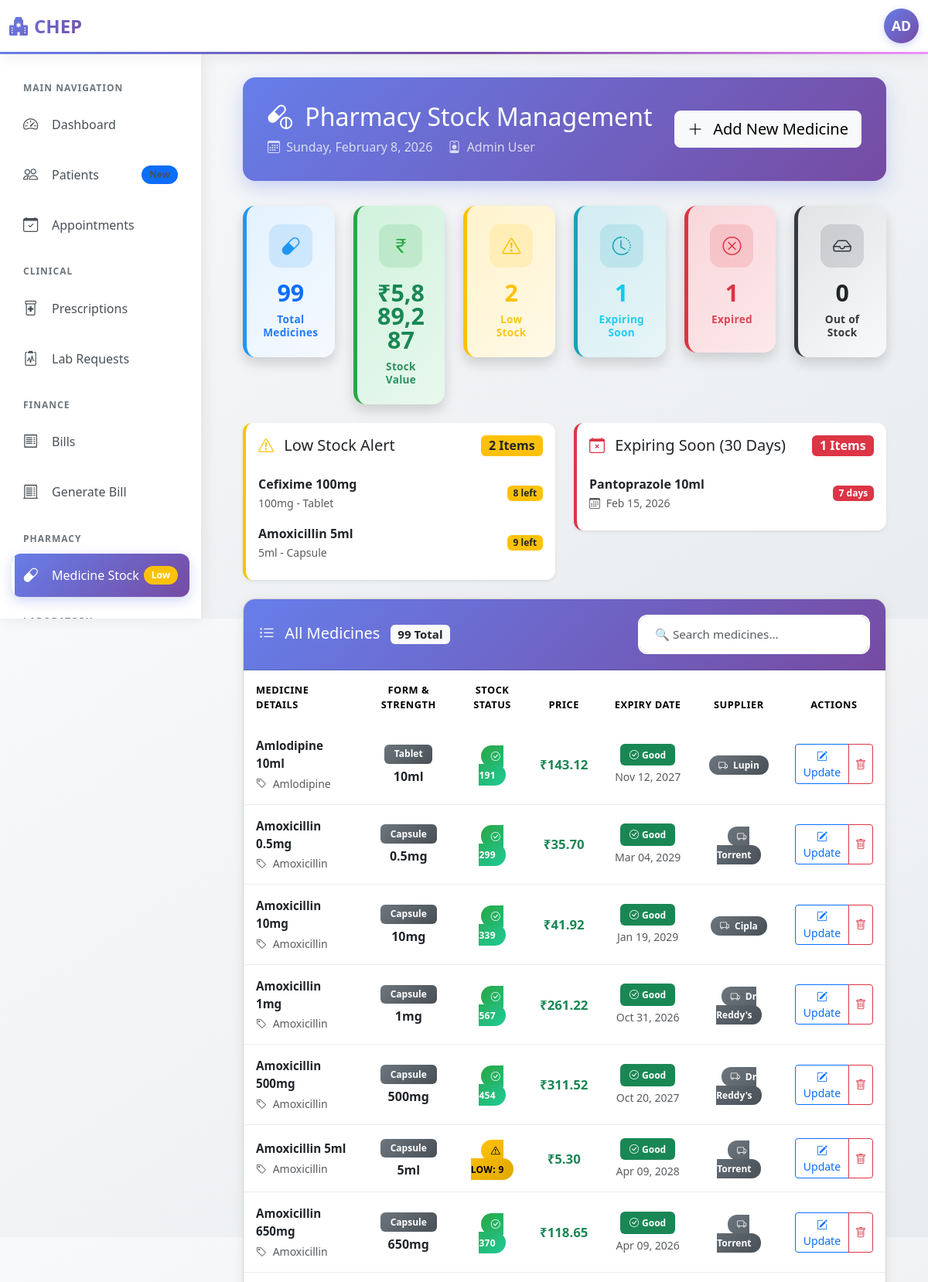
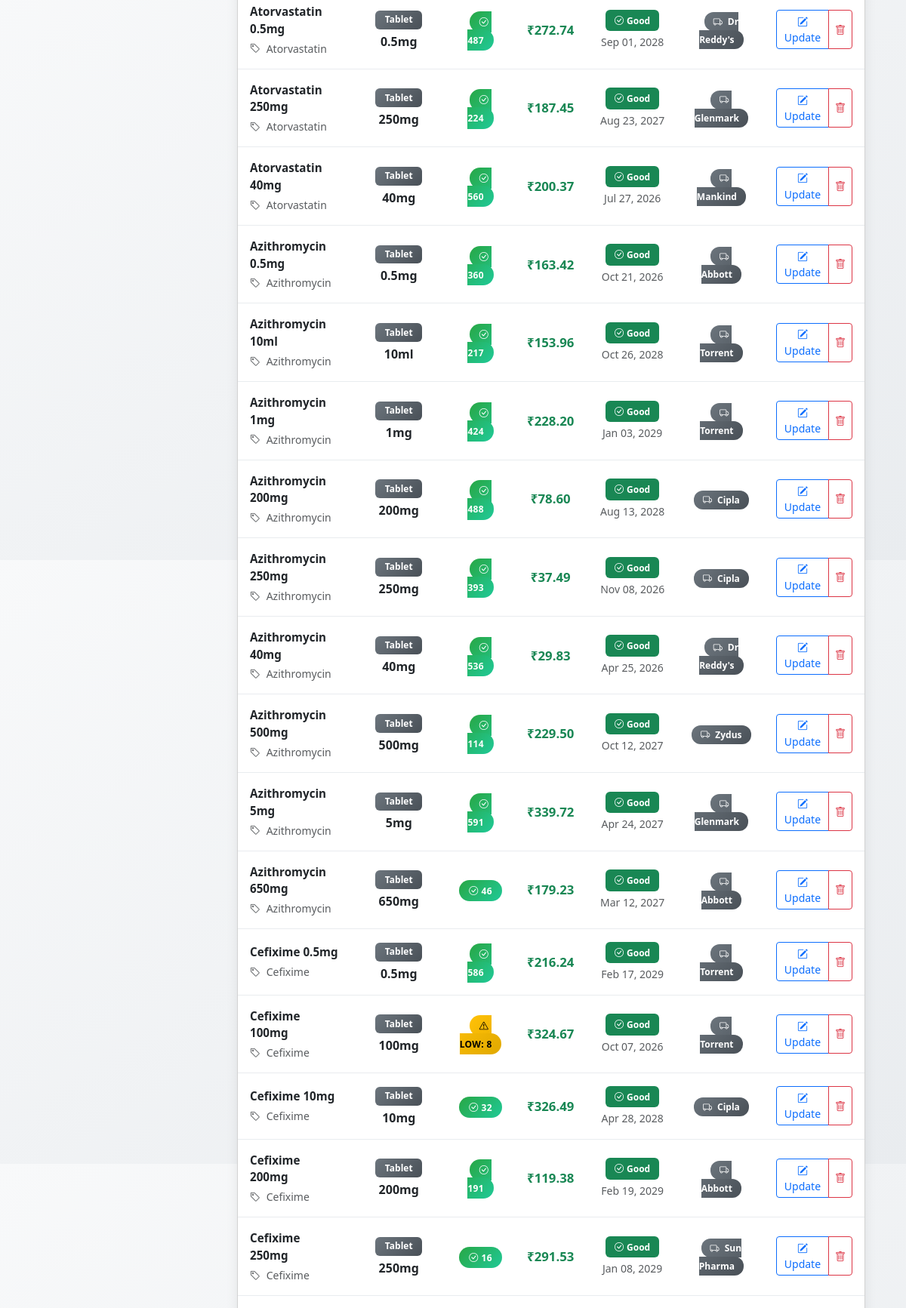
/pharmacy/stock.php (signed in, upper part), run on the app's committed database (2 pictures, top to bottom).
### tables this page shows
CREATE TABLE medicines (
    id INT UNSIGNED PRIMARY KEY AUTO_INCREMENT,
    name VARCHAR(255) NOT NULL,
    generic_name VARCHAR(255),
    dosage_form ENUM('tablet', 'capsule', 'syrup', 'injection', 'ointment') DEFAULT 'tablet',
    strength VARCHAR(50),
    price DECIMAL(10,2) NOT NULL,
    stock_quantity INT NOT NULL DEFAULT 0,
    expiry_date DATE,
    supplier VARCHAR(200),
    created_at TIMESTAMP DEFAULT CURRENT_TIMESTAMP
);

### pharmacy/stock.php (the view, shortened to what the rows shown need)
<?php
require_once '../config.php';
require_once '../includes/header.php';
$low_stock = $conn->query("SELECT * FROM medicines WHERE stock_quantity <= 10 AND stock_quantity > 0 ORDER BY stock_quantity ASC");
$expiring = $conn->query("SELECT * FROM medicines WHERE expiry_date <= DATE_ADD(NOW(), INTERVAL 30 DAY) AND expiry_date >= CURDATE() ORDER BY expiry_date ASC");
$all_medicines = $conn->query("SELECT * FROM medicines ORDER BY name ASC");
?>
<div class="container-fluid px-4">
    <div class="page-header">
        <div class="d-flex justify-content-between align-items-center flex-wrap">
            <div>
                <h2 class="mb-2">
                    <i class="bi bi-capsule-pill me-2"></i> Pharmacy Stock Management
                </h2>
            </div>
        </div>
    </div>
    <div class="row g-4 mb-4">
        <div class="col-lg-6">
            <div class="card alert-card border-warning shadow-sm" style="border-left-color: #ffc107;">
                <div class="card-body">
                    <?php if ($low_stock->num_rows > 0): ?>
                        <div class="list-group list-group-flush">
                            <?php
                            while($med = $low_stock->fetch_assoc()):
                            ?>
                                <div class="list-group-item px-0 py-2 border-0">
                                    <div class="d-flex justify-content-between align-items-center">
                                        <div>
                                            <div class="fw-bold text-dark">
                                                <?php echo htmlspecialchars($med['name']); ?>
                                            </div>
                                            <small class="text-muted">
                                                <?php echo htmlspecialchars($med['strength']); ?> -
                                                <?php echo ucfirst($med['dosage_form']); ?>
                                            </small>
                                        </div>
                                        <span class="badge bg-warning text-dark">
                                            <?php echo $med['stock_quantity']; ?> left
                                        </span>
                                    </div>
                                </div>
                            <?php endwhile; ?>
                        </div>
                    <?php endif; ?>
                </div>
            </div>
        </div>
        <div class="col-lg-6">
            <div class="card alert-card border-danger shadow-sm" style="border-left-color: #dc3545;">
                <div class="card-body">
                    <?php if ($expiring->num_rows > 0): ?>
                        <div class="list-group list-group-flush">
                            <?php
                            while($med = $expiring->fetch_assoc()):
                                $days_left = (strtotime($med['expiry_date']) - time()) / (60*60*24);
                            ?>
                                <div class="list-group-item px-0 py-2 border-0">
                                    <div class="d-flex justify-content-between align-items-center">
                                        <div>
                                            <div class="fw-bold text-dark">
                                                <?php echo htmlspecialchars($med['name']); ?>
                                            </div>
                                            <small class="text-muted">
                                                <i class="bi bi-calendar3 me-1"></i>
                                                <?php echo date('M d, Y', strtotime($med['expiry_date'])); ?>
                                            </small>
                                        </div>
                                        <span class="badge bg-danger">
                                            <?php echo ceil($days_left); ?> days
                                        </span>
                                    </div>
                                </div>
                            <?php endwhile; ?>
                        </div>
                    <?php endif; ?>
                </div>
            </div>
        </div>
    </div>
    <div class="card modern-table mb-4">
        <div class="card-body p-0">
            <div class="table-responsive">
                <table class="table table-hover mb-0" id="medicinesTable">
                    <thead style="background: linear-gradient(135deg, #667eea 0%, #764ba2 100%); color: white;">
                        <tr>
                            <th style="border: none; padding: 1rem;">Medicine Details</th>
                            <th style="border: none; text-align: center;">Form & Strength</th>
                            <th style="border: none; text-align: center;">Stock Status</th>
                            <th style="border: none; text-align: center;">Price</th>
                            <th style="border: none; text-align: center;">Expiry Date</th>
                            <th style="border: none; text-align: center;">Supplier</th>
                            <th style="border: none; text-align: center;">Actions</th>
                        </tr>
                    </thead>
                    <tbody>
                        <?php if ($all_medicines->num_rows > 0): ?>
                            <?php $all_medicines->data_seek(0); while($med = $all_medicines->fetch_assoc()):
                                $stock_qty = $med['stock_quantity'];
                                $stock_class = $stock_qty == 0 ? 'critical' : ($stock_qty <= 10 ? 'low' : 'good');
                                $days_to_expiry = $med['expiry_date'] ? (strtotime($med['expiry_date']) - time()) / (60*60*24) : null;
                            ?>
                            <tr>
                                <td>
                                    <div>
                                        <div class="fw-bold text-dark" style="font-size: 0.95rem;">
                                            <?php echo htmlspecialchars($med['name']); ?>
                                        </div>
                                        <?php if ($med['generic_name']): ?>
                                            <small class="text-muted d-block mt-1">
                                                <i class="bi bi-tag me-1"></i>
                                                <?php echo htmlspecialchars($med['generic_name']); ?>
                                            </small>
                                        <?php endif; ?>
                                    </div>
                                </td>
                                <td class="text-center">
                                    <span class="badge" style="background: linear-gradient(135deg, #6c757d, #495057); color: white; padding: 0.4rem 0.8rem;">
                                        <?php echo ucfirst($med['dosage_form']); ?>
                                    </span>
                                    <div class="mt-1 fw-bold text-dark">
                                        <?php echo htmlspecialchars($med['strength']); ?>
                                    </div>
                                </td>
                                <td class="text-center">
                                    <span class="stock-badge stock-<?php echo $stock_class; ?>">
                                        <?php if ($stock_qty == 0): ?>
                                            <i class="bi bi-x-circle me-1"></i>OUT
                                        <?php elseif ($stock_qty <= 10): ?>
                                            <i class="bi bi-exclamation-triangle me-1"></i>LOW: <?php echo $stock_qty; ?>
                                        <?php else: ?>
                                            <i class="bi bi-check-circle me-1"></i><?php echo $stock_qty; ?>
                                        <?php endif; ?>
                                    </span>
                                </td>
                                <td class="text-center">
                                    <div class="fw-bold text-success" style="font-size: 1.05rem;">
                                        ₹<?php echo number_format($med['price'], 2); ?>
                                    </div>
                                </td>
                                <td class="text-center">
                                    <?php if ($med['expiry_date']): ?>
                                        <?php if ($days_to_expiry !== null && $days_to_expiry < 0): ?>
                                            <span class="badge bg-danger" style="padding: 0.5rem 0.75rem;">
                                                <i class="bi bi-x-circle me-1"></i>EXPIRED
                                            </span>
                                            <div class="text-muted small mt-1">
                                                <?php echo date('M d, Y', strtotime($med['expiry_date'])); ?>
                                            </div>
                                        <?php elseif ($days_to_expiry <= 30): ?>
                                            <span class="badge bg-warning text-dark" style="padding: 0.5rem 0.75rem;">
                                                <i class="bi bi-clock me-1"></i><?php echo ceil($days_to_expiry); ?> days
                                            </span>
                                            <div class="text-muted small mt-1">
                                                <?php echo date('M d, Y', strtotime($med['expiry_date'])); ?>
                                            </div>
                                        <?php else: ?>
                                            <span class="badge bg-success" style="padding: 0.5rem 0.75rem;">
                                                <i class="bi bi-check-circle me-1"></i>Good
                                            </span>
                                            <div class="text-muted small mt-1">
                                                <?php echo date('M d, Y', strtotime($med['expiry_date'])); ?>
                                            </div>
                                        <?php endif; ?>
                                    <?php else: ?>
                                        <span class="text-muted">-</span>
                                    <?php endif; ?>
                                </td>
                                <td class="text-center">
                                    <?php if ($med['supplier']): ?>
                                        <span class="supplier-badge">
                                            <i class="bi bi-truck me-1"></i>
                                            <?php echo htmlspecialchars($med['supplier']); ?>
                                        </span>
                                    <?php else: ?>
                                        <span class="text-muted">-</span>
                                    <?php endif; ?>
                                </td>
                                <td class="text-center">
                                    <div class="btn-group" role="group">
                                        <button type="button" class="btn btn-sm btn-outline-primary"
                                                data-bs-toggle="modal"
                                                data-bs-target="#updateStockModal<?php echo $med['id']; ?>">
                                            <i class="bi bi-pencil-square"></i> Update
                                        </button>
                                        <button type="button" class="btn btn-sm btn-outline-danger"
                                                onclick="confirmDelete(<?php echo $med['id']; ?>, '<?php echo htmlspecialchars($med['name']); ?>')">
                                            <i class="bi bi-trash"></i>
                                        </button>
                                    </div>
                                </td>
                            </tr>
                            <?php endwhile; ?>
                        <?php endif; ?>
                    </tbody>
                </table>
            </div>
        </div>
    </div>
</div>
<?php require_once '../includes/footer.php'; ?>

### data on the page
medicines: name "Cefixime 100mg", strength "100mg", dosage_form "Tablet", stock_quantity "8", generic_name "Cefixime", price "324.67", expiry_date "Oct 07, 2026", supplier "Torrent"
medicines: name "Amoxicillin 5ml", strength "5ml", dosage_form "Capsule", stock_quantity "9", generic_name "Amoxicillin", price "5.30", expiry_date "Apr 09, 2028", supplier "Torrent"
medicines: name "Pantoprazole 10ml", expiry_date "Feb 15, 2026"
medicines: name "Amlodipine 10ml", generic_name "Amlodipine", dosage_form "Tablet", strength "10ml", stock_quantity "191", price "143.12", expiry_date "Nov 12, 2027", supplier "Lupin"
medicines: name "Amoxicillin 0.5mg", generic_name "Amoxicillin", dosage_form "Capsule", strength "0.5mg", stock_quantity "299", price "35.70", expiry_date "Mar 04, 2029", supplier "Torrent"
medicines: name "Amoxicillin 10mg", generic_name "Amoxicillin", dosage_form "Capsule", strength "10mg", stock_quantity "339", price "41.92", expiry_date "Jan 19, 2029", supplier "Cipla"
medicines: name "Amoxicillin 1mg", generic_name "Amoxicillin", dosage_form "Capsule", strength "1mg", stock_quantity "567", price "261.22", expiry_date "Oct 31, 2026", supplier "Dr Reddy's"
medicines: name "Amoxicillin 500mg", generic_name "Amoxicillin", dosage_form "Capsule", strength "500mg", stock_quantity "454", price "311.52", expiry_date "Oct 20, 2027", supplier "Dr Reddy's"
medicines: name "Amoxicillin 650mg", generic_name "Amoxicillin", dosage_form "Capsule", strength "650mg", stock_quantity "370", price "118.65", expiry_date "Apr 09, 2026", supplier "Torrent"
medicines: name "Atorvastatin 0.5mg", generic_name "Atorvastatin", dosage_form "Tablet", strength "0.5mg", stock_quantity "487", price "272.74", expiry_date "Sep 01, 2028", supplier "Dr Reddy's"
medicines: name "Atorvastatin 250mg", generic_name "Atorvastatin", dosage_form "Tablet", strength "250mg", stock_quantity "224", price "187.45", expiry_date "Aug 23, 2027", supplier "Glenmark"
medicines: name "Atorvastatin 40mg", generic_name "Atorvastatin", dosage_form "Tablet", strength "40mg", stock_quantity "560", price "200.37", expiry_date "Jul 27, 2026", supplier "Mankind"
medicines: name "Azithromycin 0.5mg", generic_name "Azithromycin", dosage_form "Tablet", strength "0.5mg", stock_quantity "360", price "163.42", expiry_date "Oct 21, 2026", supplier "Abbott"
medicines: name "Azithromycin 10ml", generic_name "Azithromycin", dosage_form "Tablet", strength "10ml", stock_quantity "217", price "153.96", expiry_date "Oct 26, 2028", supplier "Torrent"
medicines: name "Azithromycin 1mg", generic_name "Azithromycin", dosage_form "Tablet", strength "1mg", stock_quantity "424", price "228.20", expiry_date "Jan 03, 2029", supplier "Torrent"
medicines: name "Azithromycin 200mg", generic_name "Azithromycin", dosage_form "Tablet", strength "200mg", stock_quantity "488", price "78.60", expiry_date "Aug 13, 2028", supplier "Cipla"
medicines: name "Azithromycin 250mg", generic_name "Azithromycin", dosage_form "Tablet", strength "250mg", stock_quantity "393", price "37.49", expiry_date "Nov 08, 2026", supplier "Cipla"
medicines: name "Azithromycin 40mg", generic_name "Azithromycin", dosage_form "Tablet", strength "40mg", stock_quantity "536", price "29.83", expiry_date "Apr 25, 2026", supplier "Dr Reddy's"
medicines: name "Azithromycin 500mg", generic_name "Azithromycin", dosage_form "Tablet", strength "500mg", stock_quantity "114", price "229.50", expiry_date "Oct 12, 2027", supplier "Zydus"
medicines: name "Azithromycin 5mg", generic_name "Azithromycin", dosage_form "Tablet", strength "5mg", stock_quantity "591", price "339.72", expiry_date "Apr 24, 2027", supplier "Glenmark"
medicines: name "Azithromycin 650mg", generic_name "Azithromycin", dosage_form "Tablet", strength "650mg", stock_quantity "46", price "179.23", expiry_date "Mar 12, 2027", supplier "Abbott"
medicines: name "Cefixime 0.5mg", generic_name "Cefixime", dosage_form "Tablet", strength "0.5mg", stock_quantity "586", price "216.24", expiry_date "Feb 17, 2029", supplier "Torrent"
medicines: name "Cefixime 10mg", generic_name "Cefixime", dosage_form "Tablet", strength "10mg", stock_quantity "32", price "326.49", expiry_date "Apr 28, 2028", supplier "Cipla"
medicines: name "Cefixime 200mg", generic_name "Cefixime", dosage_form "Tablet", strength "200mg", stock_quantity "191", price "119.38", expiry_date "Feb 19, 2029", supplier "Abbott"
medicines: name "Cefixime 250mg", generic_name "Cefixime", dosage_form "Tablet", strength "250mg", stock_quantity "16", price "291.53", expiry_date "Jan 08, 2029", supplier "Sun Pharma"

### other printed values
substr($user_name, 0, 2) "AD"
$_SESSION['user']['name'] "Admin User"
$total_medicines "99"
$total_stock_value "5,889,287"
$low_stock_count "2"
$expiring_count "1"
$expired_count "1"
$out_of_stock "0"
$all_medicines->num_rows "99"
